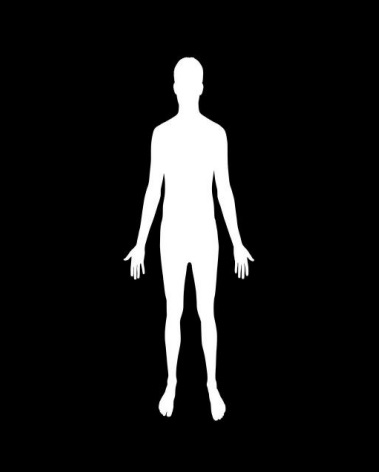
#> input picture img/person.jpg, 379 x 472 px
$ python skeleton.py
#> lines starting #> are read from the running program, lines starting #| are printed output that depends on the picture; after the words box and inside, x2 and y2 are one past the last pixel; in counts of white or black regions, pixels touching at a corner belong together
import numpy as np
import cv2
import matplotlib.pyplot as plt

def skeletonize_manual(image):
    # Inicializar matrices para almacenar resultados intermedios
    skeleton = np.zeros(image.shape, np.uint8)  # Skeleton resultante
    eroded = np.zeros(image.shape, np.uint8)    # Imagen erosionada
    temp = np.zeros(image.shape, np.uint8)      # Almacenamiento temporal

    # Iterar hasta que la imagen se vuelva completamente negra
    while True:
        # Erosión de la imagen original
        cv2.erode(image, cv2.getStructuringElement(cv2.MORPH_RECT, (3, 3)), eroded)
        # Dilatación de la imagen erosionada
        cv2.dilate(eroded, cv2.getStructuringElement(cv2.MORPH_RECT, (3, 3)), temp)
        # Calcular la diferencia entre la imagen original y la imagen dilatada
        cv2.subtract(image, temp, temp)
        # Unir la diferencia con el esqueleto actual
        cv2.bitwise_or(skeleton, temp, skeleton)
        # Actualizar la imagen original con la imagen erosionada para la siguiente iteración
        image[:,:] = eroded[:,:]
        # Verificar si la imagen original se ha vuelto completamente negra
        if cv2.countNonZero(image) == 0:
            break

    # Devolver el resultado final del esqueleto
    return skeleton

# Cargar una imagen en blanco y negro
image = cv2.imread('img/person.jpg', 0)
#> image is the input picture: shape (472, 379); min 0, max 255, mean 24.9

# Binarizar la imagen (convertir a blanco y negro)
_, binary_image = cv2.threshold(image, 127, 255, cv2.THRESH_BINARY)
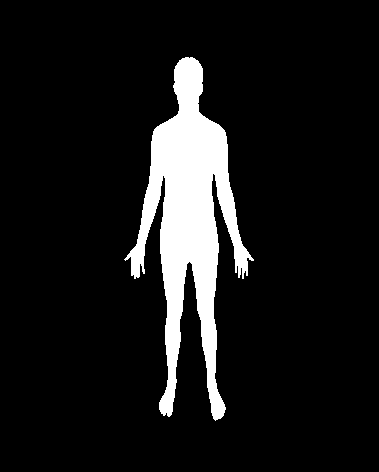
#> binary_image: shape (472, 379); 9.8% white; 1 white region, box (x1, y1, x2, y2) and area: (124, 57, 254, 421) 17491

# Aplicar la función skeletonize_manual
skeleton_manual = skeletonize_manual(binary_image)
#> after the loop in skeletonize_manual, `while True:`: eroded: shape (472, 379); every value is 0
#> after the loop in skeletonize_manual, `while True:`:
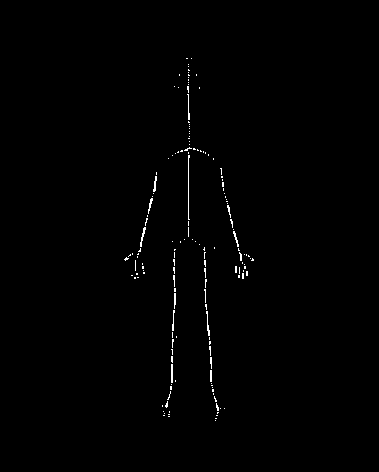
#> skeleton: shape (472, 379); 0.6% white in thin lines or dots, all inside (x1, y1, x2, y2) = (124, 58, 254, 421)

# Mostrar la imagen original y el resultado del skeletonize manual
plt.subplot(1, 2, 1)
plt.imshow(binary_image, cmap='gray')
plt.title('Imagen Original')
plt.subplot(1, 2, 2)
plt.imshow(skeleton_manual, cmap='gray')
plt.title('Skeleton Manual')
plt.show()
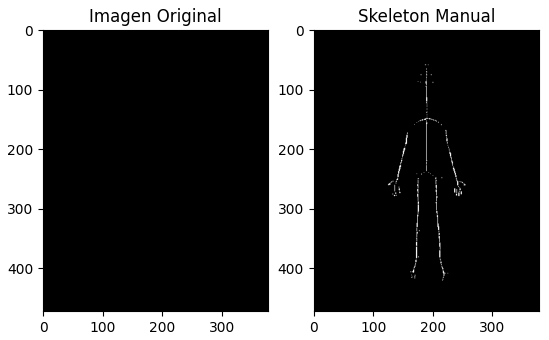
#> figure drawn by matplotlib, 2 panels

$ run again, with img/horse.png saved as img/person.jpg
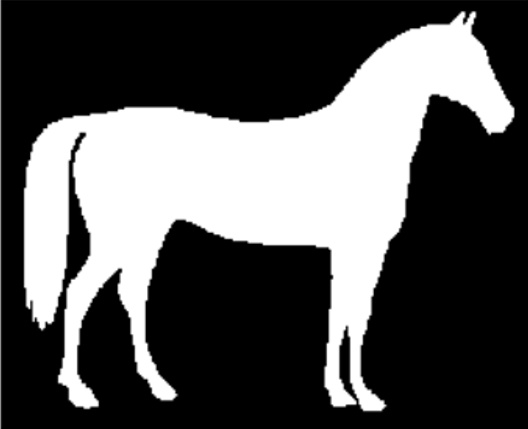
#> input picture img/horse.png, 528 x 429 px
#> image is the input picture: shape (429, 528); min 0, max 255, mean 85.3
#> binary_image: shape (429, 528); 33.5% white; 2 white regions, box (x1, y1, x2, y2) and area: (24, 12, 514, 411) 75481, (0, 0, 1, 429) 429
#> after the loop in skeletonize_manual, `while True:`:
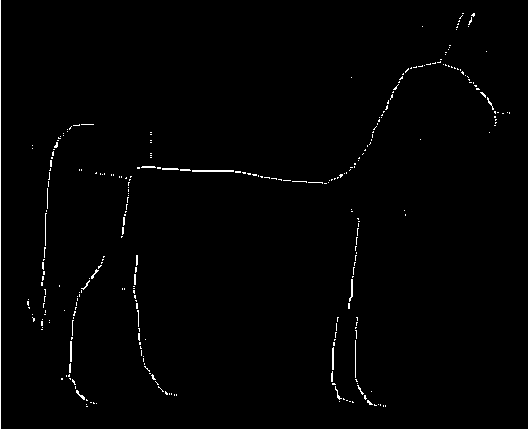
#> skeleton: shape (429, 528); 1% white in thin lines or dots
#> `plt.show()`:
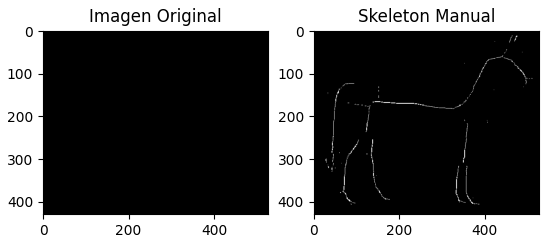
#> figure drawn by matplotlib, 2 panels
